Frame 1 (no input): blank canvas, image omitted
Frame 60 (no input): blank canvas, image omitted
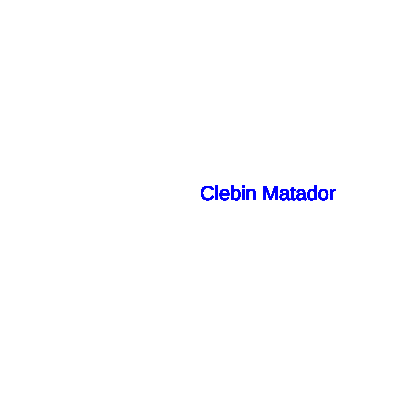
Frame 120 (the mouse pressed at the canvas centre since frame 60)

The p5.js sketch whose frames 1 and 60 were blank and that drew this single picture after the mouse press (run headless with seeded random() and noise() and a simulated clock; from frame 60 on, the mouse is pressed at the canvas centre):

// p5.js sketch
// ── sketch.js
//Projeto 4 - Adicionando Textos

function setup() {
  createCanvas(400, 400);
}

function draw() {
  if(mouseIsPressed){
    textSize(20);
    fill(0,0,255)
    text("Clebin Matador",mouseX,mouseY);
  }
}
